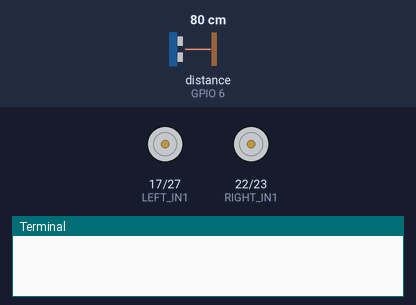
The program below on a simulated Raspberry Pi (BCM pin numbers). Shown: motor-driver pin pairs drawn as motors (green arrow = first pin HIGH = forward, orange = second pin HIGH = backward, longer = more drive), the last lines printed to the terminal. The inputs (shaded band) are chosen by the test bench; at power-on: distance to the obstacle (sensor on GPIO 6) 80 cm. The echo pulse lasts 58.3 µs per cm; threads take turns every 2 ms; the clock reads 2024-03-15 10:24:30 at power-on unless the program sets it.

Above: at 0.1 s.
At 2.1 s:
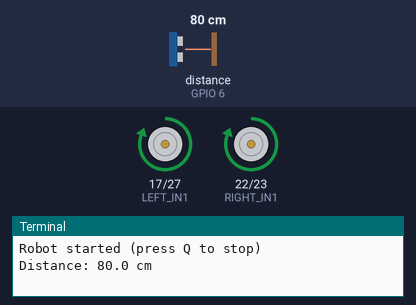
Timing chart, 0 to 3.6 s (numbered marks = the images above):
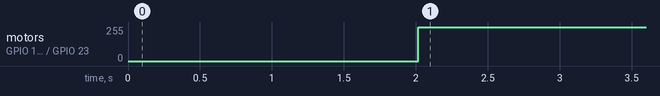

The program:

Rovnew2.py
```python
import RPi.GPIO as GPIO
import time
import threading
import sys
import termios
import tty

# =========================
# MOTOR PINS (L298N)
# =========================
LEFT_IN1  = 17
LEFT_IN2  = 27
RIGHT_IN1 = 22
RIGHT_IN2 = 23

# =========================
# ULTRASONIC SENSOR
# =========================
TRIG = 5
ECHO = 6

# =========================
# SETTINGS
# =========================
OBSTACLE_DISTANCE_CM = 20
TIMEOUT = 0.04

MIN_CM = 2
MAX_CM = 400
SAMPLES = 3

# =========================
# GLOBAL STOP FLAG
# =========================
running = True

# =========================
# GPIO SETUP
# =========================
GPIO.setmode(GPIO.BCM)
GPIO.setwarnings(False)

motor_pins = [LEFT_IN1, LEFT_IN2, RIGHT_IN1, RIGHT_IN2]

for pin in motor_pins:
    GPIO.setup(pin, GPIO.OUT)

GPIO.setup(TRIG, GPIO.OUT)
GPIO.setup(ECHO, GPIO.IN)

GPIO.output(TRIG, False)
time.sleep(2)

# =========================
# MOTOR FUNCTIONS
# =========================
def forward():
    GPIO.output(LEFT_IN1, GPIO.HIGH)
    GPIO.output(LEFT_IN2, GPIO.LOW)
    GPIO.output(RIGHT_IN1, GPIO.HIGH)
    GPIO.output(RIGHT_IN2, GPIO.LOW)

def backward():
    GPIO.output(LEFT_IN1, GPIO.LOW)
    GPIO.output(LEFT_IN2, GPIO.HIGH)
    GPIO.output(RIGHT_IN1, GPIO.LOW)
    GPIO.output(RIGHT_IN2, GPIO.HIGH)

def left():
    GPIO.output(LEFT_IN1, GPIO.LOW)
    GPIO.output(LEFT_IN2, GPIO.HIGH)
    GPIO.output(RIGHT_IN1, GPIO.HIGH)
    GPIO.output(RIGHT_IN2, GPIO.LOW)

def right():
    GPIO.output(LEFT_IN1, GPIO.HIGH)
    GPIO.output(LEFT_IN2, GPIO.LOW)
    GPIO.output(RIGHT_IN1, GPIO.LOW)
    GPIO.output(RIGHT_IN2, GPIO.HIGH)

def stop():
    for pin in motor_pins:
        GPIO.output(pin, GPIO.LOW)

# =========================
# DISTANCE SENSOR
# =========================
def measure_distance():

    GPIO.output(TRIG, True)
    time.sleep(0.00001)
    GPIO.output(TRIG, False)

    timeout = time.time() + TIMEOUT

    pulse_start = None
    pulse_end = None

    while GPIO.input(ECHO) == 0:
        pulse_start = time.time()
        if pulse_start > timeout:
            return None

    while GPIO.input(ECHO) == 1:
        pulse_end = time.time()
        if pulse_end > timeout:
            return None

    if pulse_start is None or pulse_end is None:
        return None

    duration = pulse_end - pulse_start
    distance = duration * 17150

    if distance < MIN_CM or distance > MAX_CM:
        return None

    return distance

def get_distance():

    values = []

    for _ in range(SAMPLES):
        d = measure_distance()
        if d is not None:
            values.append(d)

    if not values:
        return None

    return sum(values) / len(values)

# =========================
# KEY LISTENER (Q = STOP)
# =========================
def key_listener():
    global running

    fd = sys.stdin.fileno()
    old = termios.tcgetattr(fd)

    try:
        tty.setraw(fd)

        while running:
            key = sys.stdin.read(1)

            if key.lower() == 'q':
                print("\nQ pressed — stopping robot")
                running = False
                stop()
                break

    finally:
        termios.tcsetattr(fd, termios.TCSADRAIN, old)

# =========================
# OBSTACLE AVOIDANCE
# =========================
def avoid():
    backward()
    time.sleep(0.5)

    right()
    time.sleep(0.4)

    stop()

# =========================
# START KEY THREAD
# =========================
threading.Thread(target=key_listener, daemon=True).start()

# =========================
# MAIN LOOP
# =========================
print("Robot started (press Q to stop)")

try:
    while running:

        dist = get_distance()

        if dist is None:
            time.sleep(0.1)
            continue

        print("Distance:", round(dist, 2), "cm")

        if dist > OBSTACLE_DISTANCE_CM:
            forward()
        else:
            stop()
            avoid()

        time.sleep(0.1)

finally:
    running = False
    stop()
    GPIO.cleanup()
    print("GPIO cleaned safely. Robot off.")
```

Measured:
- by itself, motor on GPIO 17 (LEFT_IN1) / GPIO 27 (LEFT_IN2), motor on GPIO 22 (RIGHT_IN1) / GPIO 23 (RIGHT_IN2): stopped → forward 255/255 at 2.0 s
